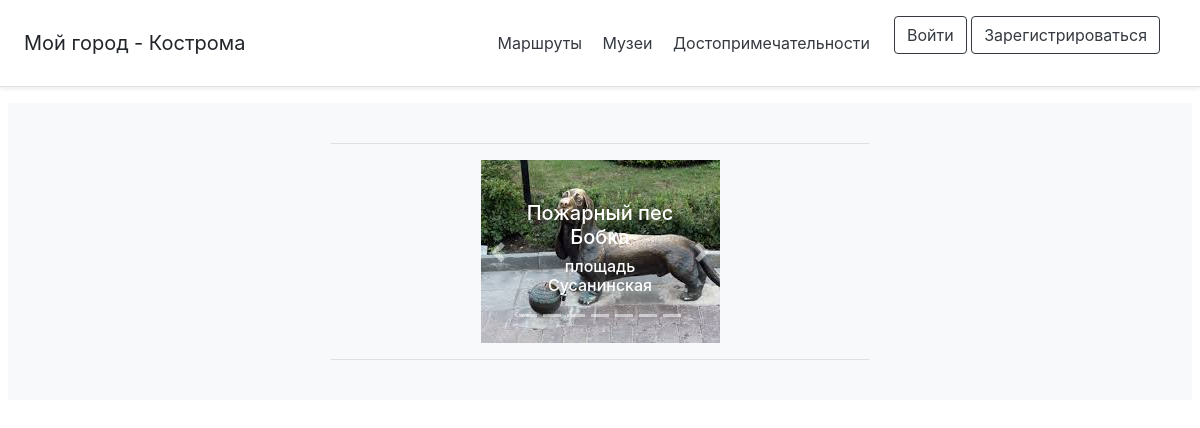
The page /slider/1 on the database its author committed.
### data/building.py (models this page shows)
class Building(SqlAlchemyBase):
    __tablename__ = 'building'
    id = sqlalchemy.Column(sqlalchemy.Integer,
                           primary_key=True, autoincrement=True)
    title = sqlalchemy.Column(sqlalchemy.String, nullable=True)
    content = sqlalchemy.Column(sqlalchemy.String)
    adress = sqlalchemy.Column(sqlalchemy.String)
    image = sqlalchemy.Column(sqlalchemy.String, nullable=True)
    categories_id = sqlalchemy.Column(sqlalchemy.Integer,
                                sqlalchemy.ForeignKey("categories.id"))
    routes_id = sqlalchemy.Column(sqlalchemy.Integer,
                                      sqlalchemy.ForeignKey("routes.id"))
    categories = orm.relation('Categories')
    routes = orm.relation('Routes')
    users = orm.relation("User",secondary="association", backref="user")

### main.py (the view)
@app.route('/slider/<int:rout_id>')
def slider(rout_id):
    session = db_session.create_session()
    b = session.query(Building).filter(Building.routes_id == rout_id)
    return render_template('carusel.html', title='Прогулки по Костроме', items=b)

### data/db_session.py (called while the page is built)
def create_session() -> Session:
    global __factory
    return __factory()

### templates/carusel.html (shortened to what this page needs)
{% extends "base.html" %}
{% block content %}
<div class="container">
    <div class="row">
        <div class="col-xl-3 d-none d-xl-block"></div>
        <div class="col-md-8 col-xl-6"><div id="carouselExampleCaptions" class="carousel slide" data-ride="carousel">
        <ol class="carousel-indicators">
            {%for item in items%}
                <li data-target="#carouselExampleCaptions" data-slide-to="{{item.index}}" class=" {% if item.first %} active {%endif%}"></li>
            {%endfor%}
        </ol>
        <div class="carousel-inner" role="listbox">
        {% for item in items %}
            <div class="carousel-item {% if loop.first %} active {% endif %}">
                 <img src="{{item.image}}" alt="">
                 <div class="carousel-caption">
                     <h5>{{item.title}}</h5>
                     <h6>{{item.adress}}</h6>
                 </div>
            </div>
        {% endfor %}
  </div>
  <a class="carousel-control-prev" href="#carouselExampleCaptions" role="button" data-slide="prev">
    <span class="carousel-control-prev-icon" aria-hidden="true"></span>
  </a>
  <a class="carousel-control-next" href="#carouselExampleCaptions" role="button" data-slide="next">
    <span class="carousel-control-next-icon" aria-hidden="true"></span>
  </a>
</div>
              </div>
</div>
</div>
{% endblock %}

### static/css/style2.css (style rules this page uses)
.container { max-width: 960px; }
.carousel-item>img { max-height: 300px; }

### rows shown on the page
Building: image (picture), title "Пожарный пес Бобка", adress "площадь Сусанинская"
